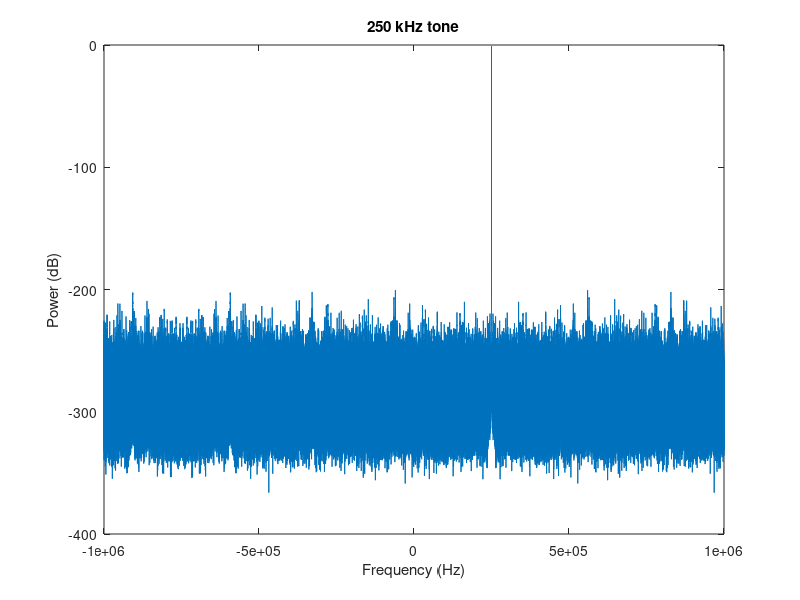

Recreate this plot in MATLAB. (Note: this script raises an error after producing the figure.)
function example_signal_gen()

% Our samples must be generated at the samplerate we plan to run the device at
SAMPLE_RATE = 2e6;

% Generate 10 seconds worth of samples. Bear in mind that when using the 
% binary SC16 Q11 format, 1 sample consumes 4 bytes of memory/disk space.  
% This quickly adds up - 10 seconds @ 2 Msps yields ~ 76.3 MiB. Be careful
% when using higher sample rates!
NUM_SECONDS = 10;
NUM_SAMPLES = NUM_SECONDS * SAMPLE_RATE;

% 250 kHz, in radians (ω = F_Hz * 2pi)
SIGNAL_FREQ_RAD = 250e3 * 2 * pi;

% Generate a vector "t" which represents time, in units of samples.
% This starts at t=0, and creates NUM_SAMPLES samples in steps of 1/SAMPLE_RATE
t = [ 0 : (1/SAMPLE_RATE) : (NUM_SECONDS - 1/SAMPLE_RATE) ];

% Create a sinusoid (signal = e^(jωt) ) with a magnitude of 0.90
signal = 0.90 * exp(1j * SIGNAL_FREQ_RAD * t);

% Plot the FFT of our signal as a quick sanity check.
% The NUM_SAMPLES denominator is just to normalize this for display purposes.
f = linspace(-0.5 * SAMPLE_RATE, 0.5 * SAMPLE_RATE, length(signal));
plot(f, 20*log10(abs(fftshift(fft(signal)))/NUM_SAMPLES));
xlabel('Frequency (Hz)');
ylabel('Power (dB)');
title('250 kHz tone');

% Save the signal to a file
save_sc16q11('example_samples.sc16q11', signal); 

end